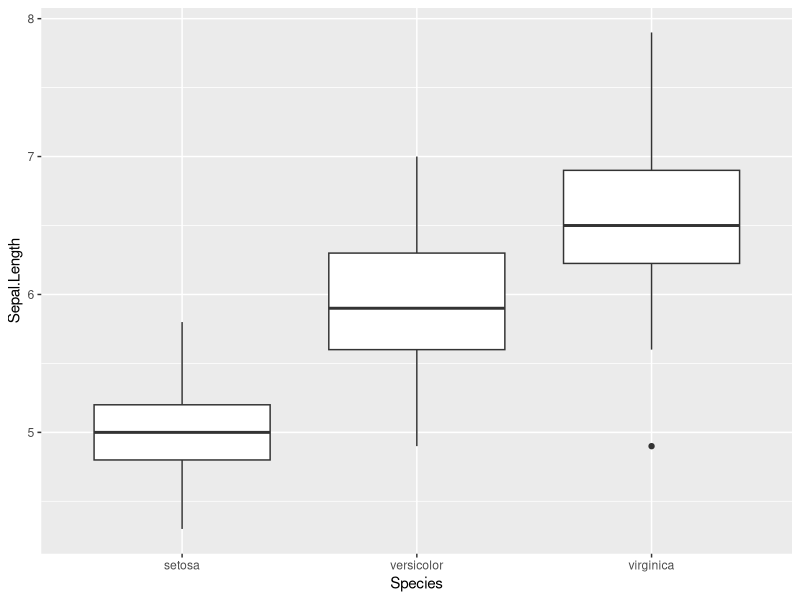
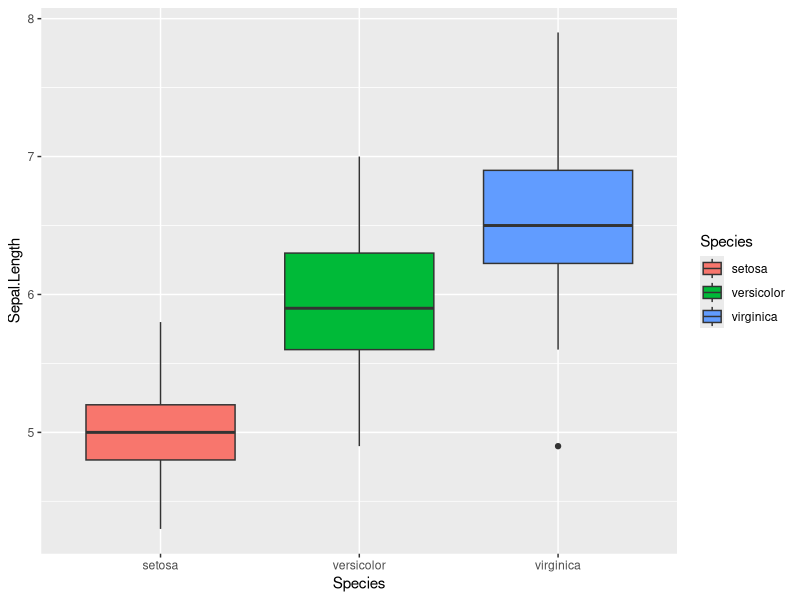
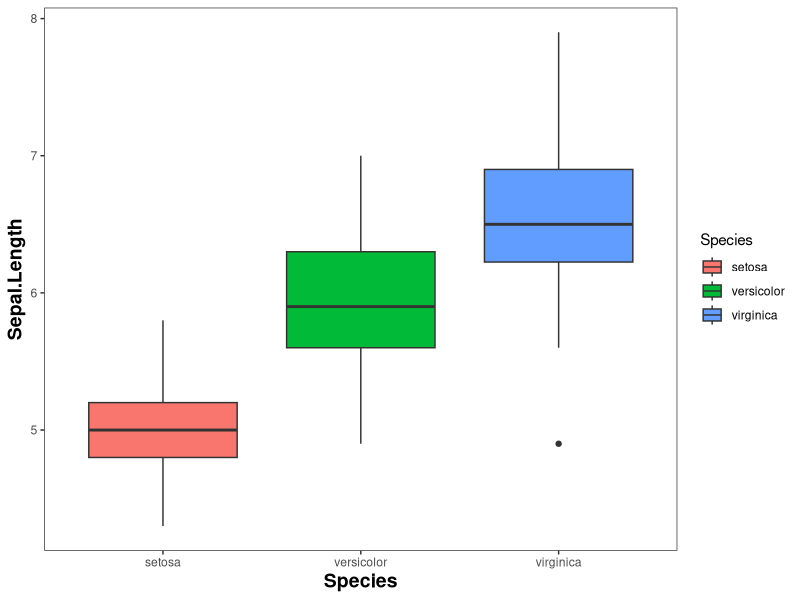
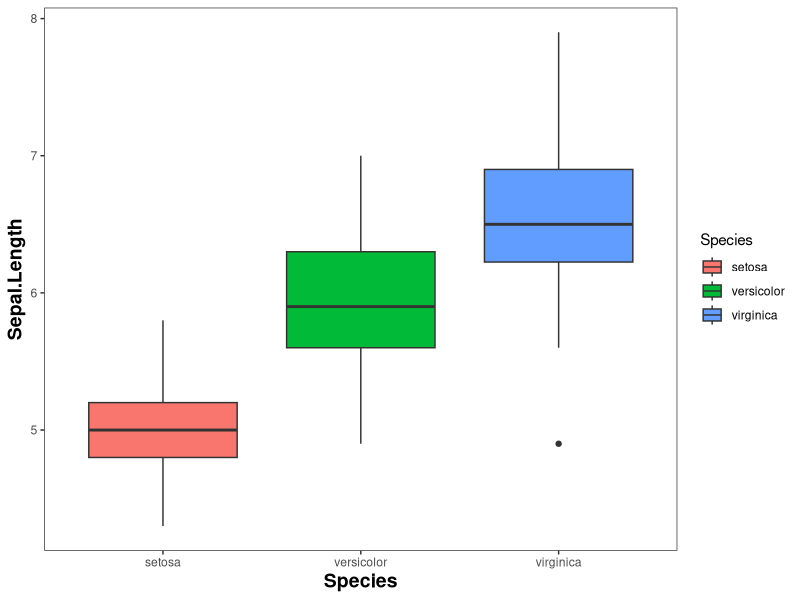
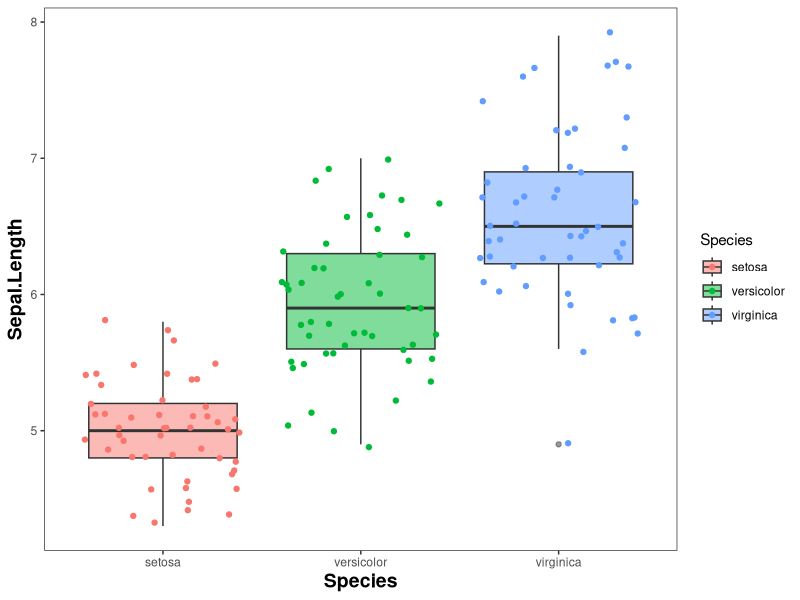
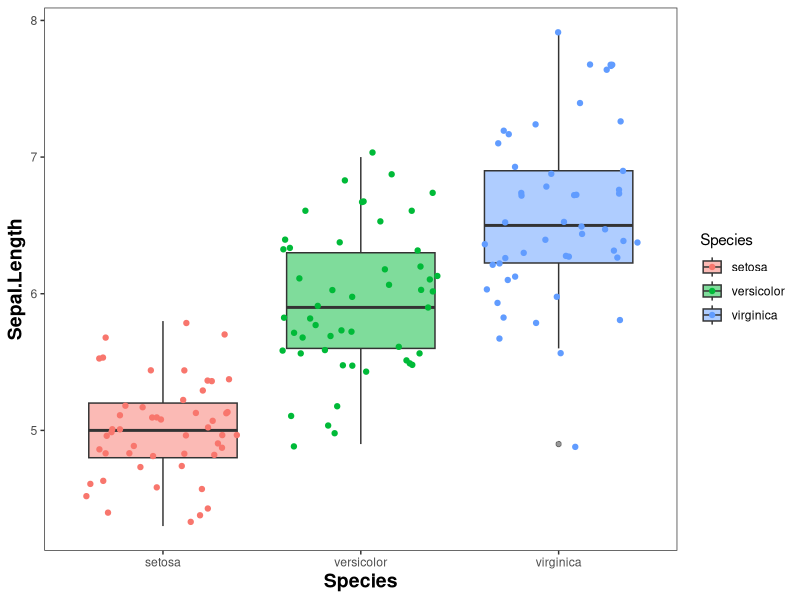
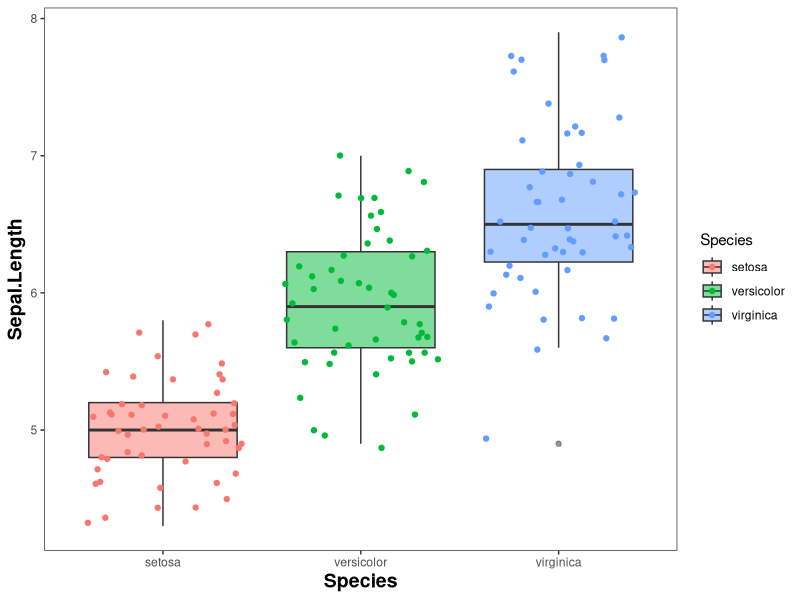

Recreate these plots in R, in order.
## ---- chunk 1
# For Instructor Only!!!
# Set global options for all chunks
knitr::opts_chunk$set(
  echo = TRUE,       # show code by default
  message = FALSE,   # hide package messages
  warning = FALSE   # hide warnings
)
## ---- chunk 2
# Load required packages 

library(ggplot2)
library(datasets)
library(viridis)
library(ggridges)

sessionInfo() # this helps us keep track of the R version and package versions, and it is important for reproducibility. 
## ---- chunk 3
data(iris)
head(iris, n = 10)
## ---- chunk 4
ggplot(data = iris, aes(x = Species, y = Sepal.Length)) + 
  geom_boxplot()
## ---- chunk 5
ggplot(data = iris, aes(x = Species, y = Sepal.Length, fill = Species)) + geom_boxplot()
## ---- chunk 6
ggplot(data = iris, aes(x = Species, y = Sepal.Length, fill = Species)) +
  geom_boxplot() +
  theme_bw() +
  theme(
    panel.background = element_rect(fill = "white"),
    panel.grid = element_blank(),
    axis.title = element_text(size = 14, face = "bold"),
    legend.position = "right"
  )
## ---- chunk 7
theme_set(
  theme_bw() +
    theme(
      panel.background = element_rect(fill = "white"),
      panel.grid = element_blank(),
      axis.title = element_text(size = 14, face = "bold"),
      legend.position = "right"
    )
)
## ---- chunk 8
ggplot(data = iris, aes(x = Species, y = Sepal.Length, fill = Species)) +
  geom_boxplot()
## ---- chunk 9
ggplot(data = iris, aes(x = Species, y = Sepal.Length)) +
  geom_boxplot(alpha = 0.5, aes(fill = Species)) +
  geom_point(position = "jitter", aes(color = Species))
## ---- chunk 10
plot <- ggplot(data = iris, aes(x = Species, y = Sepal.Length)) +
  geom_boxplot(alpha = 0.5, aes(fill = Species)) +
  geom_point(position = "jitter", aes(color = Species))
plot # display in notebook
## ---- chunk 11
ggsave(
  "plot.pdf",   # filename
  plot,               # plot object
  width = 15,         # width in cm
  height = 15,        # height in cm
  units = "cm",
  dpi = 300           # resolution
)
